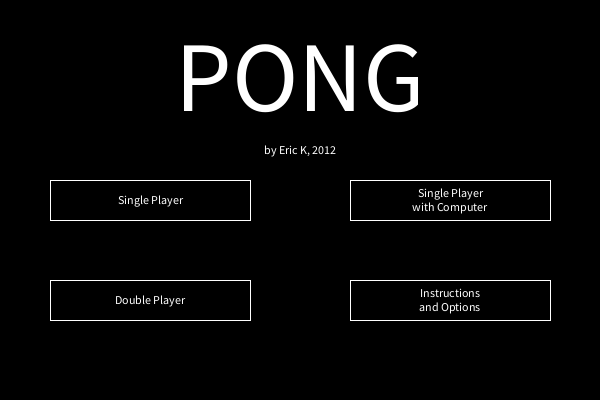
Frame 1 (no input)
Frame 60 (the mouse pressed at the canvas centre just before this capture): identical to frame 1, image omitted
Frame 120 (the mouse held since frame 60 and released just before this capture): identical to frame 1, image omitted

The Processing sketch that drew this single still picture (run headless with seeded random() and noise(); from frame 60 on, the mouse is pressed at the canvas centre):

// Processing sketch: processing_83418
// ── processing_83418.pde

//Eric K, CP1 mods 4-5, Pong
//url: http://ericsprogrammingsite.webs.com/Pong.html

/* @pjs globalKeyEvents="true"; */

Ball ball;
Paddle [] paddles = new Paddle[2];
Side [] sides = new Side[2];
Button [] buttons = new Button[6];
Slider points = new Slider(450, 135, 6);
Slider difficulty = new Slider(450, 265, 5);
String [] buttonNames = {
  "Single Player", "Double Player", "Single Player\nwith Computer", "Instructions\nand Options", "Play Again", "Return to Menu"
};
int [][] buttonInfo = {
  {
    150, 200
  }
  ,
  {
    150, 300
  }
  ,
  {
    450, 200
  }
  ,
  {
    450, 300
  }
  ,
  {
    300, 250
  }
  ,
  {
    300, 350
  }
};

boolean inProgress = false;
boolean gameOver = false;
boolean server = true;
boolean hitLast = false;
boolean won = false;
boolean wIsPressed = false, sIsPressed = false, iIsPressed = false, kIsPressed = false, spaceIsPressed = false;
int mode = -1;
int waiting = 0; //for computer
int hardness = 3;
int maxScore = 11;

void setup()
{
  size(600, 400);
  textAlign(CENTER, CENTER);
  rectMode(CENTER);
  for (int i = 0; i < buttons.length; i++)
  {
    buttons[i] = new Button(buttonInfo[i][0], buttonInfo[i][1], buttonNames[i]);
  }
  ball = new Ball();
  points.value = 6;
  difficulty.value = 5;
}

void draw()
{
  background(0);
  if (mode == -1)
  {
    titleScreen();
  }
  else if (mode == 0)
  {
    singlePlayer();
  }
  else if (mode == 1)
  {
    doublePlayer();
  }
  else if (mode == 2)
  {
    withComputer();
  }
  else if (mode == 3)
  {
    options();
  }
  maxScore = points.value + 5;
}

void titleScreen()
{
  fill(255);
  textSize(100);
  text("PONG", 300, 75);
  textSize(12);
  text("by Eric K, 2012", 300, 150);
  for (int i = 0; i < buttons.length - 2; i++)
  {
    buttons[i].show();
    if (mousePressed)
    {
      if (buttons[i].selected == true)
      {
        mode = i;
        if (mode == 0)
        {
          paddles[0] = new Paddle(50, 200);
          sides[0] = new Side(0, true);
          ball = new Ball();
          inProgress = false;
        }
        if (mode == 1)
        {
          paddles[0] = new Paddle(50, height/2);
          paddles[1] = new Paddle(550, height/2);
          sides[0] = new Side(0, true);
          sides[1] = new Side(width - 1, true);
          server = random(1) < 0.5;
          ball = new Ball();
          inProgress = false;
        }
        if (mode == 2)
        {
          paddles[0] = new Paddle(50, height/2);
          paddles[1] = new Paddle(550, height/2);
          sides[0] = new Side(0, true);
          sides[1] = new Side(width - 1, true);
          server = random(1) < 0.5;
          ball = new Ball();
          inProgress = false;
          if (difficulty.value == 0)
          {
            paddles[1].yVel = 10;
          }
        }
      }
    }
  }
}

void singlePlayer()
{
  drawBackground();
  if (gameOver == false)
  {
    frameRate(ball.vel);
    paddles[0].show();
    sides[0].show();
    if (wIsPressed == true && paddles[0].yVel > -5 && paddles[0].y > 40)
    {
      paddles[0].yVel--;
    }
    else if (sIsPressed == true && paddles[0].yVel < 5 && paddles[0].y < 360)
    {
      paddles[0].yVel++;
    }
    else
    {
      if (paddles[0].y < 40 || paddles[0].y > 360)
      {
        paddles[0].yVel = 0;
      }
      else if (paddles[0].yVel > 0)
      {
        paddles[0].yVel -= 0.2;
      }
      else if (paddles[0].yVel < 0)
      {
        paddles[0].yVel += 0.2;
      }
    }
    paddles[0].move();
    if (spaceIsPressed == true && inProgress == false)
    {
      inProgress = true;
    }
    if (inProgress == true)
    {
      ball.move();
      ball.bounce();
    }
    else
    {
      ball.x = paddles[0].x + 20;
      ball.y = paddles[0].y - 2;
      ball.dir = 0;
      textSize(16);
      text("Press the spacebar\nto release the ball.", width/2, height/2);
    }
    ball.show();
    if (paddles[0].contact() == true && paddles[0].alreadyInContact == false)
    {
      paddles[0].score++;
    }
    if (sides[0].contact() == true)
    {
      gameOver = true;
      inProgress = false;
    }
    textSize(20);
    text("Score: " + paddles[0].score, 300, 15);
  }
  else
  {
    fill(255);
    textSize(50);
    text("GAME OVER", 300, 100);
    textSize(20);
    text("Your score is " + paddles[0].score, 300, 150);
    buttons[buttons.length - 2].show();
    buttons[buttons.length - 1].show();
    if (mousePressed)
    {
      if (buttons[buttons.length - 2].selected == true)
      {
        gameOver = false;
        paddles[0] = new Paddle(50, 200);
      }
      else if (buttons[buttons.length - 1].selected == true)
      {
        mode = -1;
        gameOver = false;
      }
    }
  }
}

void doublePlayer()
{
  drawBackground();
  if (gameOver == false)
  {
    frameRate(ball.vel);
    paddles[0].show();
    paddles[1].show();
    sides[0].show();
    sides[1].show();
    if (wIsPressed == true && paddles[0].yVel > -5 && paddles[0].y > 40)
    {
      paddles[0].yVel--;
    }
    else if (sIsPressed == true && paddles[0].yVel < 5 && paddles[0].y < 360)
    {
      paddles[0].yVel++;
    }
    else
    {
      if (paddles[0].y < 40 || paddles[0].y > 360)
      {
        paddles[0].yVel = 0;
      }
      else if (paddles[0].yVel > 0)
      {
        paddles[0].yVel -= 0.2;
      }
      else if (paddles[0].yVel < 0)
      {
        paddles[0].yVel += 0.2;
      }
    }
    paddles[0].move();
    if (iIsPressed == true && paddles[1].yVel > -5 && paddles[1].y > 40)
    {
      paddles[1].yVel--;
    }
    else if (kIsPressed == true && paddles[1].yVel < 5 && paddles[1].y < 360)
    {
      paddles[1].yVel++;
    }
    else
    {
      if (paddles[1].y < 40 || paddles[1].y > 360)
      {
        paddles[1].yVel = 0;
      }
      else if (paddles[1].yVel > 0)
      {
        paddles[1].yVel -= 0.2;
      }
      else if (paddles[1].yVel < 0)
      {
        paddles[1].yVel += 0.2;
      }
    }
    paddles[1].move();
    if (spaceIsPressed == true)
    {
      inProgress = true;
    }
    if (inProgress == true)
    {
      ball.move();
      ball.bounce();
    }
    else
    {
      if (server == true)
      {
        ball.x = paddles[0].x + 20;
        ball.y = paddles[0].y - 2;
        ball.dir = 0;
      }
      else
      {
        ball.x = paddles[1].x - 20;
        ball.y = paddles[1].y - 2;
        ball.dir = 180;
      }
      ball.vel = 60;
      fill(255);
      textSize(16);
      text("Press the spacebar\nto release the ball.", width/2, height/2);
    }
    ball.show();
    if (sides[0].contact() == true)
    {
      inProgress = false;
      server = true;
      paddles[1].score++;
    }
    else if (sides[1].contact() == true)
    {
      inProgress = false;
      server = false;
      paddles[0].score++;
    }
    if (paddles[0].score > maxScore - 1 || paddles[1].score > maxScore - 1)
    {
      if (paddles[0].score - paddles[1].score > 1)
      {
        won = true;
        inProgress = false;
        gameOver = true;
      }
      else if (paddles[0].score - paddles[1].score < -1)
      {
        won = false;
        inProgress = false;
        gameOver = true;
      }
    }
    textSize(50);
    text(paddles[0].score, 250, 30);
    text(paddles[1].score, 350, 30);
    stroke(255);
    line(width/2, 0, width/2, height);
    noFill();
    ellipse(width/2, height/2, 200, 200);
  }
  else
  {
    fill(255);
    textSize(50);
    if (won == true)
    {
      text("PLAYER 1 WINS", 300, 100);
    }
    else
    {
      text("PLAYER 2 WINS", 300, 100);
    }
    textSize(20);
    text(paddles[0].score + " - " + paddles[1].score, 300, 150);
    buttons[buttons.length - 2].show();
    buttons[buttons.length - 1].show();
    if (mousePressed)
    {
      if (buttons[buttons.length - 2].selected == true)
      {
        gameOver = false;
        paddles[0] = new Paddle(50, 200);
        paddles[1] = new Paddle(550, 200);
      }
      else if (buttons[buttons.length - 1].selected == true)
      {
        mode = -1;
        gameOver = false;
      }
    }
  }
}

void withComputer()
{
  drawBackground();
  if (gameOver == false)
  {
    frameRate(ball.vel);
    paddles[0].show();
    paddles[1].show();
    sides[0].show();
    sides[1].show();
    if (wIsPressed == true && paddles[0].yVel > -5 && paddles[0].y > 40)
    {
      paddles[0].yVel--;
    }
    else if (sIsPressed == true && paddles[0].yVel < 5 && paddles[0].y < 360)
    {
      paddles[0].yVel++;
    }
    else
    {
      if (paddles[0].y < 40 || paddles[0].y > 360)
      {
        paddles[0].yVel = 0;
      }
      else if (paddles[0].yVel > 0)
      {
        paddles[0].yVel -= 0.2;
      }
      else if (paddles[0].yVel < 0)
      {
        paddles[0].yVel += 0.2;
      }
    }
    paddles[0].move();
    if (spaceIsPressed == true && server == true)
    {
      inProgress = true;
    }
    computer();
    if (inProgress == true)
    {
      ball.move();
      ball.bounce();
    }
    else
    {
      if (server == true)
      {
        ball.x = paddles[0].x + 20;
        ball.y = paddles[0].y - 2;
        ball.dir = 0;
        fill(255);
        textSize(16);
        text("Press the spacebar\nto release the ball.", width/2, height/2);
      }
      else
      {
        ball.x = paddles[1].x - 20;
        ball.y = paddles[1].y - 2;
        ball.dir = 180;
      }
      ball.vel = 60;
      hitLast = true;
    }
    ball.show();
    if (sides[0].contact() == true)
    {
      inProgress = false;
      server = true;
      paddles[1].score++;
    }
    else if (sides[1].contact() == true)
    {
      inProgress = false;
      server = false;
      paddles[0].score++;
    }
    if (paddles[0].score > maxScore - 1 || paddles[1].score > maxScore - 1)
    {
      if (paddles[0].score - paddles[1].score > 1)
      {
        won = true;
        inProgress = false;
        gameOver = true;
      }
      else if (paddles[0].score - paddles[1].score < -1)
      {
        won = false;
        inProgress = false;
        gameOver = true;
      }
    }
    textSize(50);
    text(paddles[0].score, 250, 30);
    text(paddles[1].score, 350, 30);
    stroke(255);
    line(width/2, 0, width/2, height);
    noFill();
    ellipse(width/2, height/2, 200, 200);
  }
  else
  {
    fill(255);
    textSize(50);
    if (won == true)
    {
      text("YOU WIN", 300, 100);
    }
    else
    {
      text("COMPUTER WINS", 300, 100);
    }
    textSize(20);
    text(paddles[0].score + " - " + paddles[1].score, 300, 150);
    buttons[buttons.length - 2].show();
    buttons[buttons.length - 1].show();
    if (mousePressed)
    {
      if (buttons[buttons.length - 2].selected == true)
      {
        gameOver = false;
        paddles[0] = new Paddle(50, 200);
        paddles[1] = new Paddle(550, 200);
      }
      else if (buttons[buttons.length - 1].selected == true)
      {
        mode = -1;
        gameOver = false;
      }
    }
  }
}

void computer()
{
  if (difficulty.value == 0)
  {
    if (paddles[1].y > 360)
    {
      paddles[1].yVel = -10;
    }
    else if (paddles[1].y < 40)
    {
      paddles[1].yVel = 10;
    }
  }
  else if (difficulty.value == 10)
  {
    paddles[1].y = int(ball.y);
    if (paddles[1].y < 40)
    {
      paddles[1].y = 40;
    }
    if (paddles[1].y > 360)
    {
      paddles[1].y = 360;
    }
  }
  else
  {
    if (hitLast == true)
    {
      if (paddles[1].y > ball.y + 20 && paddles[1].yVel > -2.6 - difficulty.value * 0.2)
      {
        paddles[1].yVel--;
      }
      else if (paddles[1].y < ball.y - 20 && paddles[1].yVel < 2.6 + difficulty.value * 0.2)
      {
        paddles[1].yVel++;
      }
      else
      {
        if (paddles[1].y < 40 || paddles[1].y > 360)
        {
          paddles[1].yVel = 0;
        }
        else if (paddles[1].yVel > 0)
        {
          paddles[1].yVel -= 0.2;
        }
        else if (paddles[1].yVel < 0)
        {
          paddles[1].yVel += 0.2;
        }
      }
    }
    else
    {
      if (paddles[1].y > height/2 + 30 && paddles[1].yVel > -1.5 - difficulty.value * 0.1)
      {
        paddles[1].yVel--;
      }
      else if (paddles[1].y < height/2 - 30 && paddles[1].yVel < 1.5 + difficulty.value * 0.1)
      {
        paddles[1].yVel++;
      }
      else if (paddles[1].yVel > 0)
      {
        paddles[1].yVel -= 0.2;
      }
      else if (paddles[1].yVel < 0)
      {
        paddles[1].yVel += 0.2;
      }
    }
  }
  if (server == false && inProgress == false)
  {
    waiting++;
    if (waiting > 90)
    {
      inProgress = true;
      waiting = 0;
    }
  }
  paddles[1].move();
}

void options()
{
  fill(255);
  textSize(30);
  text("INSTRUCTIONS AND OPTIONS", 300, 15);
  textSize(12);
  text("Instructions:\nThe object of Pong is to keep the ball in play\nby bouncing it with the paddle. If there are\ntwo players, you gain a point if the other\nplayer fails to return the ball. The player who\ngets " + maxScore + " points first wins, unless both players\nreach " + (maxScore - 1) + ", in which case the player who gains a\n2-point lead first wins.", 150, 120);
  text("Controls:\nFor single-player mode , use \'w\' and \'s\'\nto move the ball up and down, respectively.\nFor double-player mode , the second player\nuses \'i\' and \'k\', respectively.\nThe rest is self-explanatory.", 150, 260);
  text("Options:", 450, 60);
  text("Points", 450, 90);
  points.show();
  text(maxScore, 450, 180);
  text("Computer Difficulty", 450, 210);
  difficulty.show();
  if (difficulty.value == 0)
  {
    text("Unimaginably Easy", 450, 300);
  }
  else if (difficulty.value == 1)
  {
    text("Very Easy", 450, 300);
  }
  else if (difficulty.value <= 3)
  {
    text("Easy", 450, 300);
  }
  else if (difficulty.value <= 6)
  {
    text("Medium", 450, 300);
  }
  else if (difficulty.value <= 8)
  {
    text("Hard", 450, 300);
  }
  else if (difficulty.value == 9)
  {
    text("Very Hard", 450, 300);
  }
  else if (difficulty.value == 10)
  {
    text("Unimaginably Hard", 450, 300);
  }
  buttons[buttons.length - 1].show();
  if (mousePressed == true)
  {
    if (buttons[buttons.length - 1].selected == true)
    {
      mode = -1;
    }
  }
}

void drawBackground()
{
  stroke(255);
  fill(0);
  rect(300, 200, 599, 399);
}

class Paddle
{
  int x, y, score;
  float xVel, yVel;
  boolean alreadyInContact;
  Paddle(int tempX, int tempY)
  {
    x = tempX;
    y = tempY;
    score = 0;
    xVel = 0;
    yVel = 0;
    alreadyInContact = false;
  }
  void move()
  {
    x += int(xVel);
    y += int(yVel);
  }
  void show()
  {
    fill(255);
    rect(x, y, 10, 80);
    checkContact();
  }
  void checkContact()
  {
    if (alreadyInContact == false && contact() == true)
    {
      alreadyInContact = true;
    }
    else if (alreadyInContact == true && contact() == false)
    {
      alreadyInContact = false;
    }
  }
  boolean contact()
  {
    return ball.x > x - 15 && ball.x < x + 15 && ball.y > y - 50 && ball.y < y + 50;
  }
}

class Side
{
  int pos;
  boolean orientation; //true for vertical, false for horizontal
  Side(int tempPos, boolean tempOrientation)
  {
    pos = tempPos;
    orientation = tempOrientation;
  }
  void show()
  {
    stroke(0);
    if (orientation == true)
    {
      line(pos, 0, pos, height);
    }
    else
    {
      line(0, pos, width, pos);
    }
  }
  boolean contact()
  {
    if (orientation == true)
    {
      return ball.x > pos - 5 && ball.x < pos + 5;
    }
    else
    {
      return ball.y > pos - 5 && ball.y < pos + 5;
    }
  }
}

class Ball
{
  float x, y, dir, vel;
  Ball()
  {
    x = width/2;
    y = height/2;
    dir = random(360);
    vel = 60;
  }
  void move()
  {
    x += cos(radians(dir)) * 5;
    y += sin(radians(dir)) * 5;
  }
  void bounce()
  {
    if (get(int(x) - 5, int(y)) != color(0, 0, 0))
    {
      dir = 180 - dir;
      xBounce();
    }
    else if (get(int(x) + 5, int(y)) != color(0, 0, 0))
    {
      dir = 180 - dir;
      xBounce();
    }
    if (get(int(x), int(y) - 5) != color(0, 0, 0))
    {
      dir = 0 - dir;
      yBounce();
    }
    else if (get(int(x), int(y) + 5) != color(0, 0, 0))
    {
      dir = 0 - dir;
      yBounce();
    }
    dir = dir % 360;
  }
  void show()
  {
    fill(255);
    ellipse(x, y, 10, 10);
  }
  void xBounce()
  {
    if (paddles[0] != null)
    {
      if (paddles[0].contact() == true)
      {
        dir += int((ball.y - paddles[0].y)*3/4);
        vel += 2;
        hitLast = true;
        move();
      }
    }
    if (paddles[1] != null)
    {
      if (paddles[1].contact() == true)
      {
        dir -= int((ball.y - paddles[1].y)*3/4);
        vel += 2;
        hitLast = false;
        move();
      }
    }
  }
  void yBounce()
  {
    for (int i = 0; i < paddles.length; i++)
    {
      if (paddles[i] != null)
      {
        if (paddles[i].contact() == true)
        {
          dir += int((ball.x - paddles[i].x)*3/4);
          vel += 2;
          move();
        }
      }
    }
  }
}

class Button
{
  int x, y;
  String text;
  boolean selected;
  Button(int tempX, int tempY, String tempText)
  {
    x = tempX;
    y = tempY;
    text = tempText;
    selected = false;
  }
  void show()
  {
    stroke(255);
    textSize(12);
    if (mouseX > x - 100 && mouseX < x + 100 && mouseY > y - 20 && mouseY < y + 20)
    {
      fill(255);
      rect(x, y, 200, 40);
      fill(0);
      text(text, x, y);
      selected = true;
    }
    else
    {
      fill(0);
      rect(x, y, 200, 40);
      fill(255);
      text(text, x, y);
      selected = false;
    }
  }
}

class Slider
{
  int x, y, value;
  Slider(int tempX, int tempY, int tempValue)
  {
    x = tempX;
    y = tempY;
    value = tempValue;
  }
  void show()
  {
    stroke(255);
    fill(0);
    rect(x, y, 204, 34);
    fill(255);
    rect(x - 100 + value * 10, y, value * 20, 30);
    if (mousePressed == true && mouseX > x - 102 && mouseX < x + 102 && mouseY > y - 17 && mouseY < y + 17)
    {
      value = round((mouseX - x + 100)/20.0);
    }
  }
}

void keyPressed()
{
  if (key == 'w')
  {
    wIsPressed = true;
  }
  if (key == 's')
  {
    sIsPressed = true;
  }
  if (key == 'i')
  {
    iIsPressed = true;
  }
  if (key == 'k')
  {
    kIsPressed = true;
  }
  if (key == ' ')
  {
    spaceIsPressed = true;
  }
}

void keyReleased()
{
  if (key == 'w')
  {
    wIsPressed = false;
  }
  if (key == 's')
  {
    sIsPressed = false;
  }
  if (key == 'i')
  {
    iIsPressed = false;
  }
  if (key == 'k')
  {
    kIsPressed = false;
  }
  if (key == ' ')
  {
    spaceIsPressed = false;
  }
}
